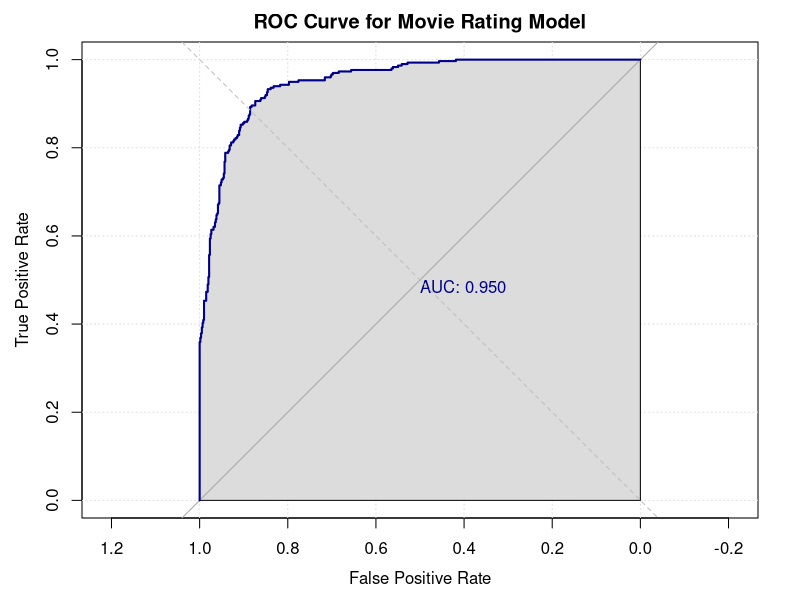

This figure's R source:
## ---- chunk 1
knitr::opts_chunk$set(echo = TRUE, tidy.opts=list(width.cutoff=55),tidy=TRUE)
## ---- chunk 2
# Load required packages
library(tidyverse)
library(ggplot2)
library(scales)
library(dplyr)
library(broom)
library(pROC)
library(MASS)
## ---- chunk 3
# Read data
films <- read.csv("dataset9.csv", header = TRUE)
# View data structures and variable types
str(films)
# View variable distribution
summary(films)
# Find the count of each category in genre
films %>% 
  group_by(genre) %>% 
  summarise(count=n())
## ---- chunk 4
# Correlation matrix
cor(films[,c("year", "length", "budget", "votes", "rating")])
## ---- chunk 5
# Check for missing values
sum(is.na(films))
# Check which column has missing values
colSums(is.na(films))
#Fill missing values 
median_length <- median(films$length, na.rm = TRUE)
films$length[is.na(films$length)] <- median_length
# Check if missing values were filled successfully
sum(is.na(films))
## ---- chunk 6
# Convert year and length to continuous variables(Because time and length can be regarded as unlimited values)
films$year <- as.numeric(as.character(films$year))
films$length <- as.numeric(as.character(films$length))
# one-hot encoding
films <- cbind(films, model.matrix(~genre-1, data=films))
# Binarize the IMDB score
films$rating2 <- ifelse(films$rating > 7, 1, 0)
## ---- chunk 7
# Fitting a GLM model
fit <- glm(rating2 ~ year + length + budget + votes + genreAction + genreAnimation+genreComedy + genreDocumentary + genreDrama + genreRomance, data=films, family=binomial)
summary(fit)
## ---- chunk 8
# After selecting variables:
# According to GLM fit summary, we choose the variables with p-value lower than 0.05
fit2 = glm(rating2 ~ length + budget + votes + genreAction + genreAnimation + genreDrama + genreRomance, data=films, family=binomial)

# According to odds ratio
fit3 = glm(rating2 ~ length + budget + genreComedy + genreDocumentary , data=films, family=binomial)

# find AIC values of the three models
table1 = matrix(c(fit$aic, fit2$aic, fit3$aic), dimnames = list(c("fit","fit2","fit3"), c("AIC")))
table1
## ---- chunk 9
# Store the variables that need to be scatter plotted in a data frame
variables <- c("year", "length", "budget", "votes")
plot_data <- films[variables]
## ---- chunk 10
# test interaction
films$year_length <- films$year * films$length
films$year_votes <- films$year * films$votes
films$length_votes <- films$length * films$votes
films$budget_length <- films$budget * films$length
films$budget_votes <- films$budget * films$votes

fit4 <- glm(rating2 ~ year + length + budget + votes + genreAction + genreAnimation + genreComedy + genreDocumentary + genreDrama + genreRomance + year_length + year_votes + length_votes + budget_length + budget_votes, data = films, family = binomial)

table2 = matrix(c(fit$aic, fit4$aic), dimnames = list(c("fit","fit4"), c("AIC")))
print(table2)
anova(fit, fit4, test = "Chisq")
## ---- chunk 11
# Split data into training and testing sets
set.seed(123)
train_index <- sample(1:nrow(films), size = round(nrow(films) * 0.7), replace = FALSE)
train_data <- films[train_index, ]
test_data <- films[-train_index, ]
# Predict the test data using the fitted model
test_data$predicted <- predict(fit4, newdata = test_data, type = "response")

# Calculate the ROC curve and AUC
roc_data <- roc(test_data$rating2, test_data$predicted)
roc_auc <- auc(roc_data)
roc_auc
## ---- chunk 12
# Plot the ROC curve
plot(roc_data,
  main = "ROC Curve for Movie Rating Model",
  xlab = "False Positive Rate", ylab = "True Positive Rate",
  print.auc = TRUE, auc.polygon = TRUE, grid = c(0.2, 0.2), col = "darkblue"
)
abline(a = 0, b = 1, lty = 2, col = "gray")
## ---- chunk 13
# View model results
summary(fit4)
## ---- chunk 14
step.fit4 <- stepAIC(fit4, direction = "both", trace = FALSE)
summary(step.fit4)
